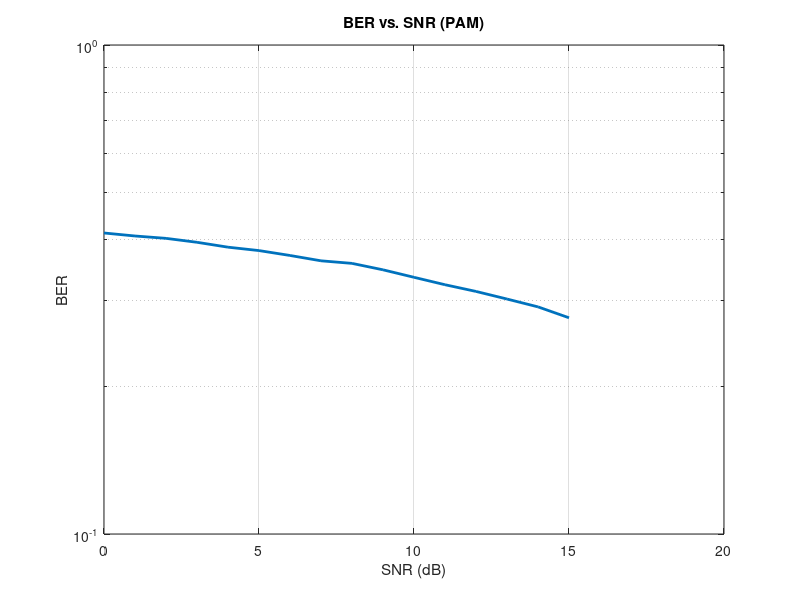

This figure's MATLAB source:
clear
clc
%% paramter definitions
N = 1e5;   % number of input bits
M = 32;      % modulatioin order
n = log2(M);    % number of bits per symbol
n_sym = floor(N/n);
N_bit = n_sym * n;
data = randi([0, 1], 1, N_bit);

%% transmitter
data_reshape = reshape(data, [n_sym, n]);

data_dec = bi2de(data_reshape);
signal = pammod(data_dec, M);

%% receiver
SNR = 0:15;

% BER vs. SNR
for snr_index = 1:length(SNR)
    signal_noisy = awgn(signal, SNR(snr_index), 'measured');
    sym_demod = pamdemod(signal_noisy, M);
    data_bin = de2bi(sym_demod);
    data_out = reshape(data_bin, [1, N_bit]);
    [~, ber(snr_index)] = biterr(data, data_out);
end

semilogy(SNR, ber, 'linewidth', 2);
grid on
xlabel('SNR (dB)')
ylabel('BER')
title('BER vs. SNR (PAM)')
hold on
